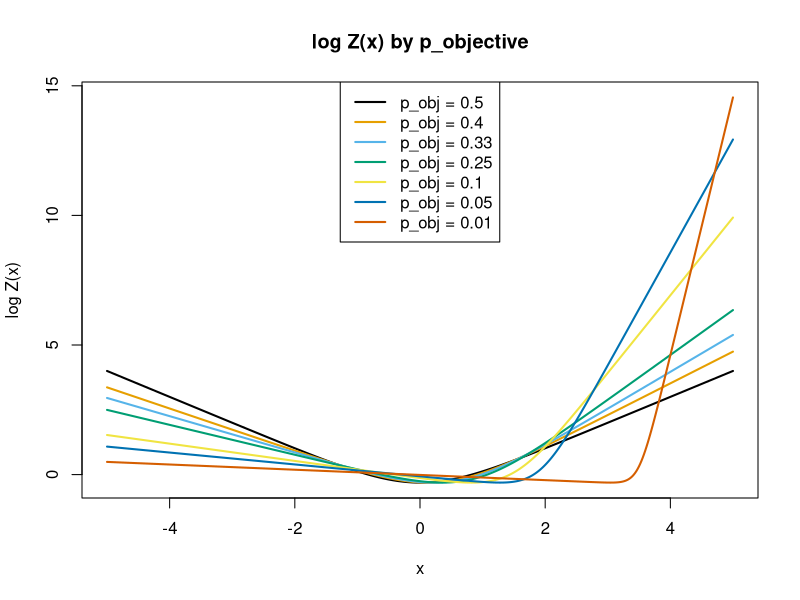
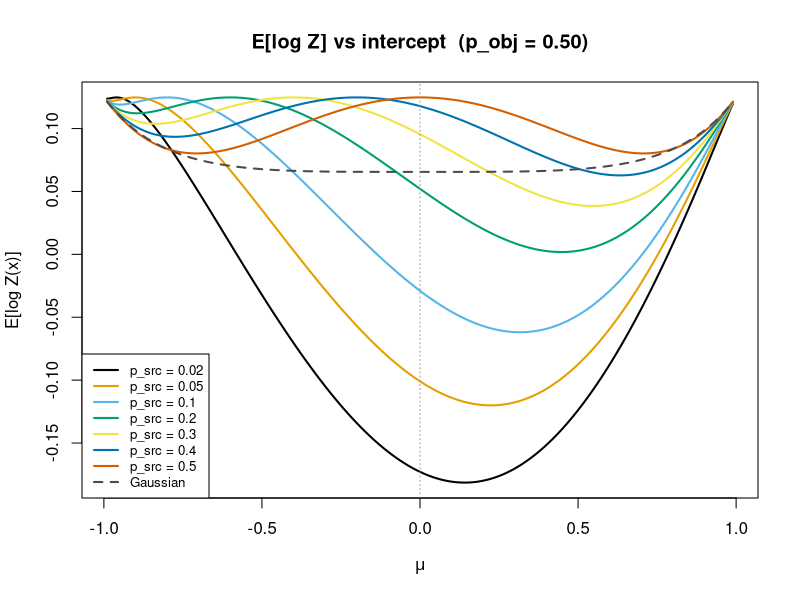
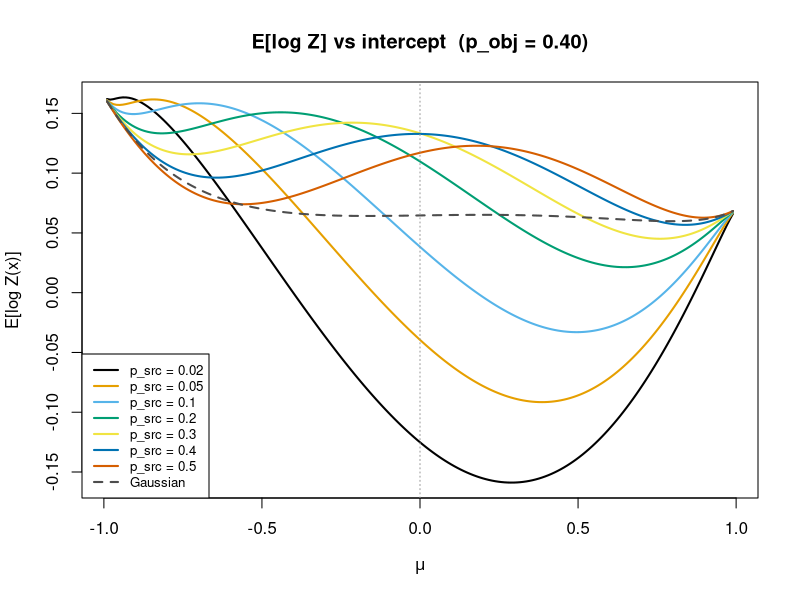
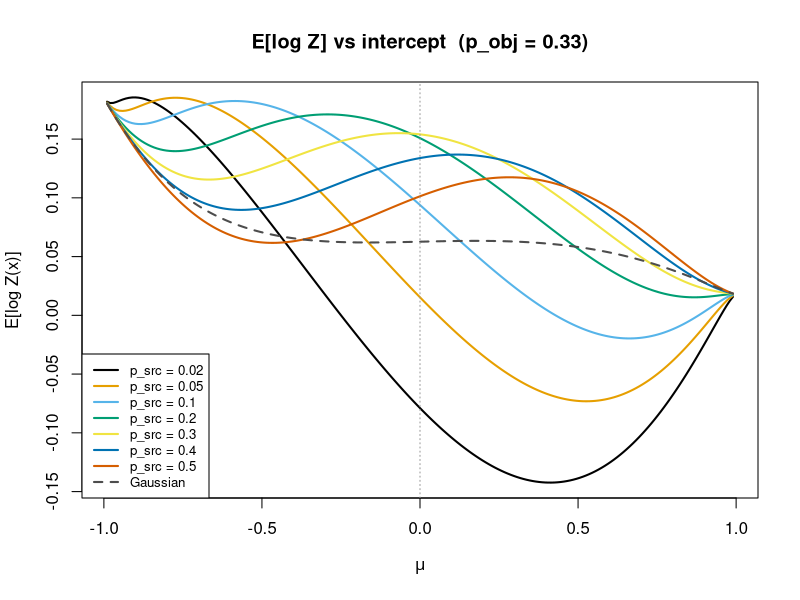
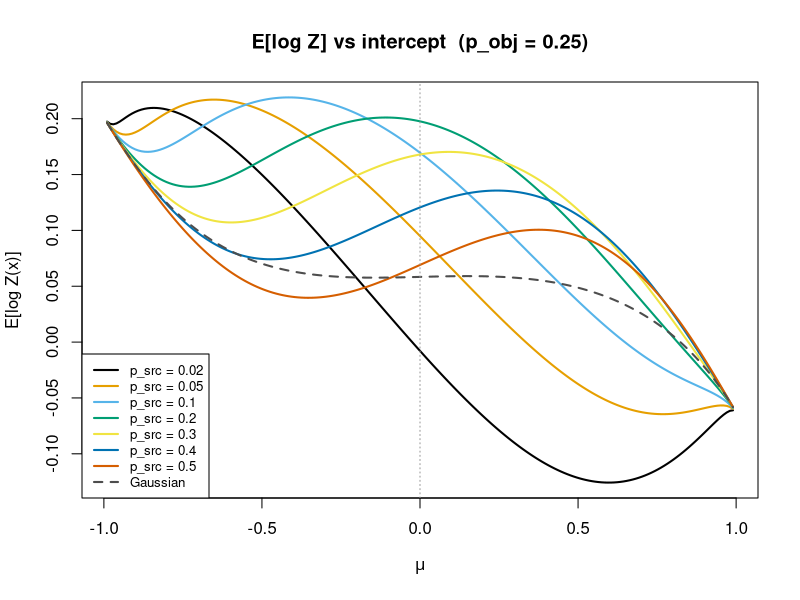
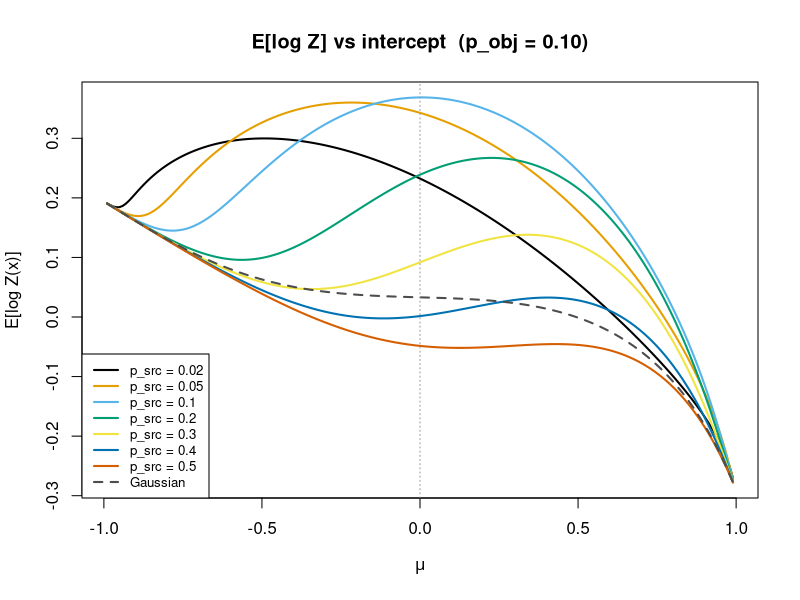
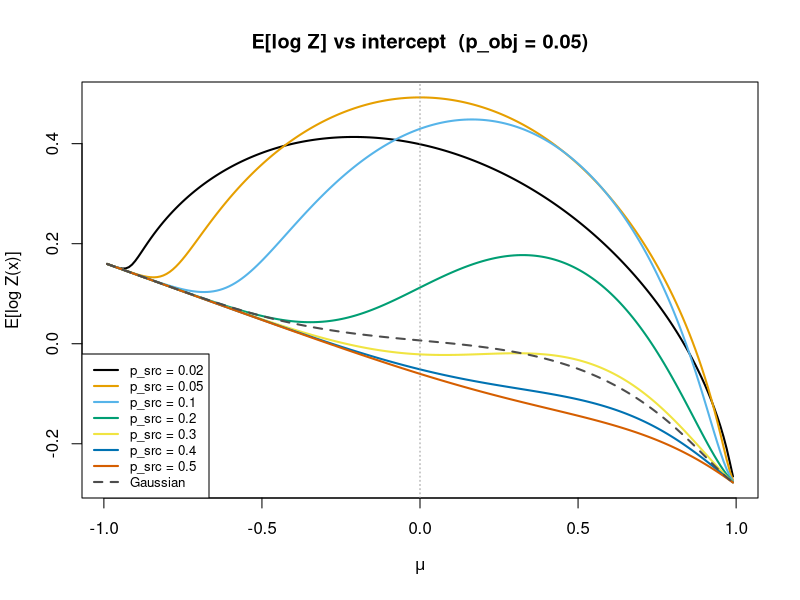
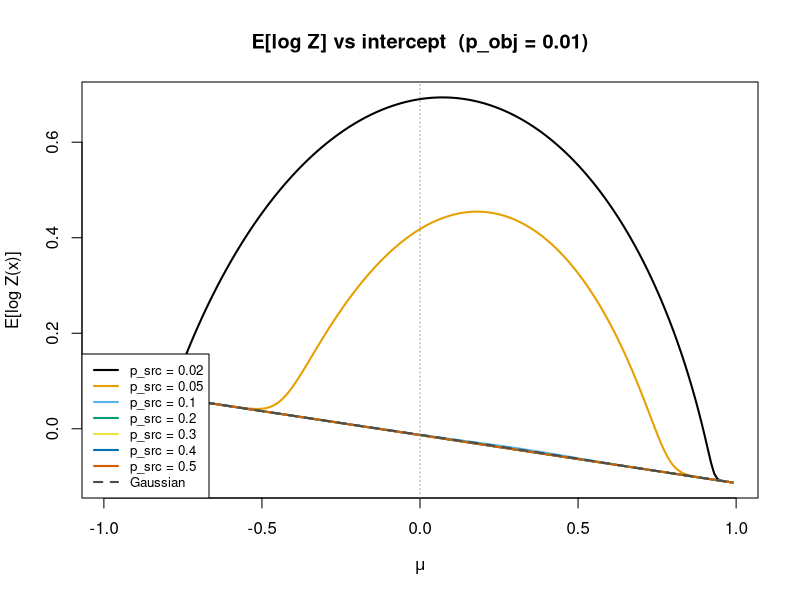

Here is the R script that generated these plots, in order:
## ---- chunk 1
c_val   <- 2 / (1 + sqrt(5))
s2_val  <- c_val
p_objs  <- c(0.5,0.4,0.33,0.25,0.1,0.05,0.01)
cols    <- palette.colors(length(p_objs), palette = "Okabe-Ito")

log_Z_vec <- function(x, p, c, s2) {
  y1  <- sqrt((1 - p) / p);  y0 <- -sqrt(p / (1 - p))
  ey0 <- c * y0;  ey1 <- c * y1
  lp0 <- log(1 - p) + (2*x*ey0 - ey0^2) / (2*s2)
  lp1 <- log(p)     + (2*x*ey1 - ey1^2) / (2*s2)
  m   <- pmax(lp0, lp1)
  log(exp(lp0 - m) + exp(lp1 - m)) + m
}

x_grid   <- seq(-5, 5, length.out = 500)
logZ_mat <- sapply(p_objs, function(p) log_Z_vec(x_grid, p, c_val, s2_val))
matplot(x_grid, logZ_mat, type = "l", lty = 1, col = cols, lwd = 2,
        xlab = "x", ylab = "log Z(x)",
        main = "log Z(x) by p_objective")
legend("top", legend = paste0("p_obj = ", p_objs), col = cols, lty = 1, lwd = 2)
## ---- chunk 2
# Expected log Z for a binary source with mean mu, second moment 1
# (so variance = 1 - mu^2); atoms are mu +/- scaled y0/y1.
E_logZ_binary_shifted <- function(p_source, mu, p_obj, c, s2) {
  d  <- sqrt((1 - mu^2) / (p_source * (1 - p_source)))
  a0 <- mu - p_source       * d
  a1 <- mu + (1 - p_source) * d
  (1 - p_source) * log_Z_vec(a0, p_obj, c, s2) +
       p_source  * log_Z_vec(a1, p_obj, c, s2)
}


p_srcs_plot   <- c(0.02, 0.05, 0.1, 0.2, 0.3, 0.4, 0.5)
cols_src      <- palette.colors(length(p_srcs_plot), palette = "Okabe-Ito")
mu_grid_fine  <- seq(-0.99, 0.99, length.out = 201)

for(p_obj_focus in p_objs){
  E_vs_mu <- sapply(p_srcs_plot, function(ps)
    sapply(mu_grid_fine, function(mu)
      E_logZ_binary_shifted(ps, mu, p_obj_focus, c_val, s2_val)))

  E_gauss_vs_mu <- sapply(mu_grid_fine, function(mu)
    integrate(function(x) log_Z_vec(x, p_obj_focus, c_val, s2_val) *
                dnorm(x, mu, sqrt(1 - mu^2)), -8, 8)$value)

  matplot(mu_grid_fine, E_vs_mu, type = "l", lty = 1, col = cols_src, lwd = 2,
        xlab = expression(mu), ylab = "E[log Z(x)]",
        main = sprintf("E[log Z] vs intercept  (p_obj = %.2f)", p_obj_focus))
  lines(mu_grid_fine, E_gauss_vs_mu, lty = 2, col = "grey30", lwd = 2)
  abline(v = 0, lty = 3, col = "grey60")
  legend("bottomleft",
       legend = c(paste0("p_src = ", p_srcs_plot), "Gaussian"),
       col = c(cols_src, "grey30"), lty = c(rep(1, length(p_srcs_plot)), 2),
       lwd = 2, cex = 0.8)
}
## ---- chunk 3

# Max over mu in (-1, 1) via grid search (objective can be non-unimodal).
E_logZ_binary_maxmu <- function(p_source, p_obj, c, s2, n_grid = 201) {
  mu_grid <- seq(-1 + 1e-4, 1 - 1e-4, length.out = n_grid)
  max(sapply(mu_grid, function(mu)
    E_logZ_binary_shifted(p_source, mu, p_obj, c, s2)))
}

# Max over mu of E[log Z] for a Gaussian with mean mu, second moment 1.
E_logZ_gauss_maxmu <- function(p_obj, c, s2, n_grid = 201) {
  mu_grid <- seq(-1 + 1e-4, 1 - 1e-4, length.out = n_grid)
  max(sapply(mu_grid, function(mu)
    integrate(function(x) log_Z_vec(x, p_obj, c, s2) * dnorm(x, mu, sqrt(1 - mu^2)),
              -8, 8)$value))
}

p_sources <- seq(0.01, 0.99, by = 0.01)

# mu = 0 (zero-mean source)
E_mat_mu0 <- sapply(p_objs, function(po)
  sapply(p_sources, function(ps) E_logZ_binary_shifted(ps, 0, po, c_val, s2_val)))

E_gauss_mu0 <- sapply(p_objs, function(po)
  integrate(function(x) log_Z_vec(x, po, c_val, s2_val) * dnorm(x), -8, 8)$value)

# max over mu
E_mat_maxmu <- sapply(p_objs, function(po)
  sapply(p_sources, function(ps) E_logZ_binary_maxmu(ps, po, c_val, s2_val)))

E_gauss_maxmu <- sapply(p_objs, E_logZ_gauss_maxmu, c = c_val, s2 = s2_val)

par(mfrow = c(1, 2))
matplot(p_sources, E_mat_mu0, type = "l", lty = 1, col = cols, lwd = 2,
        xlab = expression(p[source]), ylab = expression(E[source]*"[log Z(x)]"),
        main = expression(mu == 0))
for (i in seq_along(p_objs))
  abline(h = E_gauss_mu0[i], col = cols[i], lty = 2, lwd = 1.5)
legend("topright",
       legend = c(paste0("p_obj = ", p_objs), "Gaussian (dashed)"),
       col = c(cols, "grey50"), lty = c(rep(1, length(p_objs)), 2), lwd = 2,
       cex = 0.8)

matplot(p_sources, E_mat_maxmu, type = "l", lty = 1, col = cols, lwd = 2,
        xlab = expression(p[source]), ylab = "",
        main = expression(max[mu]))
for (i in seq_along(p_objs))
  abline(h = E_gauss_maxmu[i], col = cols[i], lty = 2, lwd = 1.5)

par(mfrow = c(1, 1))
## ---- chunk 4
# Newton update (ica-hessian approximation).
# U is (n.comp) x n (whitened data).
# W is (n.comp) x n_starts (one weight vector per column).
# P = t(U) %*% W is n x n_starts (source estimates).
# When p = 0.5 and c = s2 this is identical to standard fastica_update.
binary_newton_update <- function(U, W, p = 0.5, c = 2 / (1 + sqrt(5)), s2 = c) {
  y1  <- sqrt((1 - p) / p)
  y0  <- -sqrt(p / (1 - p))
  ey0 <- c * y0
  ey1 <- c * y1

  P   <- t(U) %*% W                              # n x n_starts

  lp0 <- log(1 - p) + (2*P*ey0 - ey0^2) / (2*s2)
  lp1 <- log(p)     + (2*P*ey1 - ey1^2) / (2*s2)
  m   <- pmax(lp0, lp1)
  e0  <- exp(lp0 - m);  e1 <- exp(lp1 - m)
  pi1 <- e1 / (e0 + e1)                          # n x n_starts

  Mx  <- (1 - pi1) * ey0 + pi1 * ey1             # posterior mean
  Mpx <- pi1 * (1 - pi1) * (ey1 - ey0)^2 / s2   # dM/dx

  W <- U %*% Mx - sweep(W, 2, colSums(Mpx), "*")
  sweep(W, 2, sqrt(colSums(W^2)) + 1e-15, "/")
}

# Gradient update (no Hessian correction; equivalent to hessian = "none" in ebproj).
binary_gradient_update <- function(U, W, p = 0.5, c = 2 / (1 + sqrt(5)), s2 = c) {
  y1  <- sqrt((1 - p) / p)
  y0  <- -sqrt(p / (1 - p))
  ey0 <- c * y0
  ey1 <- c * y1

  P   <- t(U) %*% W                              # n x n_starts

  lp0 <- log(1 - p) + (2*P*ey0 - ey0^2) / (2*s2)
  lp1 <- log(p)     + (2*P*ey1 - ey1^2) / (2*s2)
  m   <- pmax(lp0, lp1)
  e0  <- exp(lp0 - m);  e1 <- exp(lp1 - m)
  pi1 <- e1 / (e0 + e1)                          # n x n_starts

  Mx  <- (1 - pi1) * ey0 + pi1 * ey1             # posterior mean

  W <- U %*% Mx
  sweep(W, 2, sqrt(colSums(W^2)) + 1e-15, "/")
}

# Objective J(W) = sum_i log Z(x_i, g, s2), returned as a vector of length n_starts.
binary_objective <- function(U, W, p = 0.5, c = 2 / (1 + sqrt(5)), s2 = c) {
  y1  <- sqrt((1 - p) / p)
  y0  <- -sqrt(p / (1 - p))
  ey0 <- c * y0
  ey1 <- c * y1

  P   <- t(U) %*% W                              # n x n_starts

  lp0 <- log(1 - p) + (2*P*ey0 - ey0^2) / (2*s2)
  lp1 <- log(p)     + (2*P*ey1 - ey1^2) / (2*s2)
  m   <- pmax(lp0, lp1)
  colSums(log(exp(lp0 - m) + exp(lp1 - m)) + m)  # length n_starts
}

# matrix version of r1 fastica
# U is (n.comp+1) x n (whitened data plus intercept).  
# W is (n.comp+1) x n_starts (one weight vector per column).
# P = t(U) %*% W is n x n_starts (source estimates).
fastica_update = function(U, W) {
  P  <- t(U) %*% W          # n x n_starts: source estimates
  G  <- tanh(P)
  G2 <- 1 - G^2
  W  <- U %*% G - sweep(W, 2, colSums(G2), "*")
  # Add epsilon (1e-15) to prevent 0/0
  sweep(W, 2, sqrt(colSums(W^2)) + 1e-15, "/")
}

## ---- chunk 5
### $p \approx 0.2$ (20/100 active)
set.seed(1)
n = 100; p_dim = 1000; K = 9
L  = matrix(0, nrow = n, ncol = K)
for (i in 1:K) L[sample(n, 20), i] = 1
FF = matrix(rnorm(p_dim * K), nrow = p_dim)
Y = L %*% t(FF) + matrix(rnorm(n * p_dim, 0, 0.1), nrow = n)
## ---- chunk 6
n.comp = 9
Y     <- scale(Y, scale = FALSE)  # center columns; also densifies for SVD
U     <- sqrt(nrow(Y)) * t(svd(Y)$u[, 1:n.comp])
U_aug <- rbind(rep(1, ncol(U)), U)

n_starts = 1000
n_iter = 50  
set.seed(1)
W <- matrix(rnorm(nrow(U_aug) * n_starts), nrow(U_aug), n_starts)
W <- sweep(W, 2, sqrt(colSums(W^2)), "/")
for (i in seq_len(n_iter))
  W <- fastica_update(U_aug, W)
  #W <- binary_newton_update(U_aug, W)
Lhat <- t(U_aug) %*% W  # n x n_starts
plot(colMeans(log(cosh(Lhat))))

set.seed(1)
W <- matrix(rnorm(nrow(U_aug) * n_starts), nrow(U_aug), n_starts)
W <- sweep(W, 2, sqrt(colSums(W^2)), "/")
for (i in seq_len(n_iter))
  W <- binary_newton_update(U_aug, W)
plot(binary_objective(U_aug,W))

## ---- chunk 7
set.seed(1)
p = 0.1
W <- matrix(rnorm(nrow(U_aug) * n_starts), nrow(U_aug), n_starts)
W <- sweep(W, 2, sqrt(colSums(W^2)), "/")
for (i in seq_len(n_iter))
  W <- binary_newton_update(U_aug, W, p=p)
plot(binary_objective(U_aug,W,p=p))

Lhat <- t(U_aug) %*% W  # n x n_starts
id_max = which.max(binary_objective(U_aug,W,p=p))
plot(Lhat[,id_max])
id_min = which.min(binary_objective(U_aug,W,p=p))
plot(Lhat[,id_min])

bestcor = apply(abs(cor(Lhat,L)),1,max)
plot(bestcor, binary_objective(U_aug,W,p=p))

apply(abs(cor(Lhat,L)),2,max)
## ---- chunk 8
set.seed(1)
p = 0.25
W <- matrix(rnorm(nrow(U_aug) * n_starts), nrow(U_aug), n_starts)
W <- sweep(W, 2, sqrt(colSums(W^2)), "/")
for (i in seq_len(n_iter))
  W <- binary_newton_update(U_aug, W, p=p)
plot(binary_objective(U_aug,W,p=p))
plot(binary_objective(U_aug,W,p=p), ylim=c(20.05,20.15), main = "degenerate solution is just slightly higher")

Lhat <- t(U_aug) %*% W  # n x n_starts
id_max = which.max(binary_objective(U_aug,W,p=p))
plot(Lhat[,id_max])

bestcor = apply(abs(cor(Lhat,L)),1,max)
plot(bestcor,col=1+(binary_objective(U_aug,W,p=p)>20.105), main="red=degenerate solution")

apply(abs(cor(Lhat,L)),2,max)
